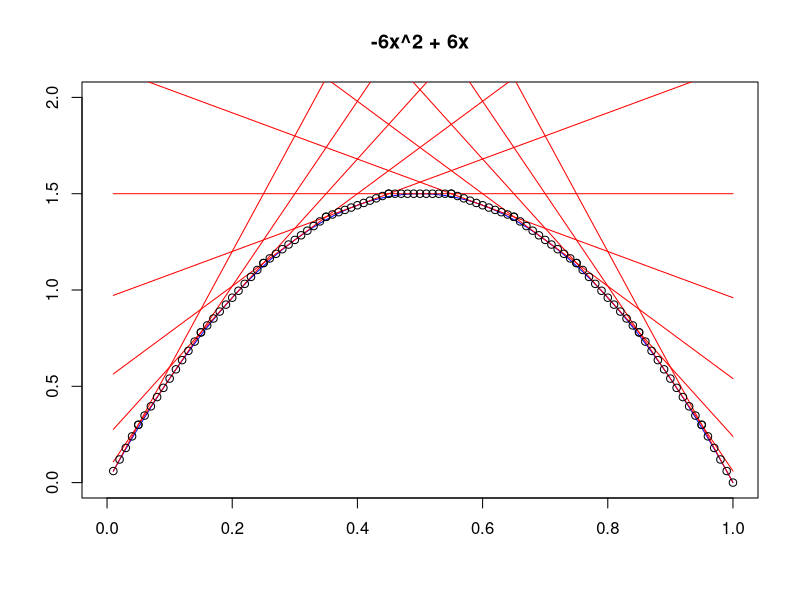

Here is the R script that generated this plot:
plot.new()
plot(1, type="n", xlab="", ylab="", xlim=c(0, 1), ylim=c(0, 2), main = '-6x^2 + 6x')
x0 <-seq(0.01, 1, .01)
y0 <- -6*(x0)^2 + 6*(x0)
lines(x0, y0, col = 'blue')

f<-function(x){
	return (-6*x^2 + 6*x)
}

deriv <-function(x){
	return(-12*x + 6)
}

tangent <-function(x1, slope, x){
	return(slope*x - slope*x1 + f(x1))	
}

tangentdiff <-function(x1, slope1, x2, slope2 ,x){
	return(slope1*x - slope1*x1 + f(x1) -(slope2*x - slope2*x2 + f(x2)))
}

temp<-seq(0,1,.1)

mat <-matrix(, nrow = 11, ncol = 7)


for (n in 1:11){
	mat[n,1] <-temp[n]
	mat[n,2] <- f(temp[n])
	mat[n,3] <- deriv(temp[n])
}

for (n in 1:11){
	lines(x0, tangent(mat[n,1], mat[n,3], x0), col = 'red')
}

mat[1,4] <- 0
mat[1,5] <-0

newarray <- tangentdiff(mat[1,1], mat[1,3], mat[2,1], mat[2, 3], x0)

keep <- 0
for (i in 1:length(newarray)){
	if (newarray[i] == 0){
		keep <- i
	}
}

for (n in 2:11){
	newarray <-tangentdiff(mat[n-1, 1], mat[n-1,3], mat[n,1], mat[n,3], x0)
	keep <- 0
	for (i in 1:length(newarray)){
		if (abs(newarray[i]- 0)< 1e-8){
			keep <-i
			xvalue <- keep*0.01
		}
	}
	mat[n,4] <-xvalue
	mat[n,5] <- tangent(mat[n,1], mat[n,3], mat[n,4])
	points(mat[n,4], mat[n,5])
}

integralval3 <-function(x2, x1, x0, slope){
	return(slope*(x2^2)/2 - slope*x0*x2 -6*(x0^2)*x2 + 6*x0*x2 - (slope*(x1^2)/2 - slope*x0*x1 -6*(x0^2)*x1 + 6*x0*x1))
}


mat[1,6] = 0
mat[1,7] = 0
for (n in 2:11){
	sumbefore <-0
	for (i in n-1){
		sumbefore <- sumbefore+ mat[i,6]
	} 
	curintegral <- integralval3(mat[n,4], mat[n-1,4], mat[n-1,1], mat[n-1,3])
	mat[n,6] <- curintegral
	mat[n,7] <- curintegral + mat[n-1,7]
	
}


lastsection <-integralval3(1, .95, 1, -6)
lastsection

totalarea <- 1.005


envelope <-function(x){
 a <- 0
	ifelse(x <= .05, a <- tangent(0, 6, x), ifelse (x<=.15, a <- tangent(.1,4.8,
	x), ifelse ( x<= .25, a<-tangent(.2, 3.6, x), ifelse(x<=.35, a<-tangent(.3, 2.4,
	x), ifelse(x<=.45, a<-tangent(.4, 1.2, x), ifelse(x<=.55, a<-tangent(.5, 0,x),
	ifelse(x<=.65, a<- tangent(.6, -1.2, x), ifelse(x<=.75, a<-tangent(.7, -2.4,x),
	ifelse(x<=.85, a<-tangent(.8, -3.6, x), ifelse(x<=.95, a<-tangent(.9, -4.8,x),
	a<- tangent(1, -6,x)))))))))))
	
}

envelopey <-envelope(x0)

points(x0, envelopey)

cdf <-function(x){
 a <- 0
	ifelse(x <= .05, a <- integralval3(x,0, 0,6), ifelse (x<=.15, a <- integralval3(x,.05,.1,4.8)
	+.0075, ifelse ( x<= .25, a<-integralval3(x, .15,.2, 3.6)+0.0615, ifelse(x<=.35, a<-integralval3(x, .25, .3, 2.4
	)+.1575, ifelse(x<=.45, a<-integralval3(x,.35,.4, 1.2)+.2835, ifelse(x<=.55, a<-integralval3(x,.45,.5, 0)
	+.4275,ifelse(x<=.65, a<- integralval3(x, .55, .6, -1.2)+.5775, ifelse(x<=.75, a<-
	integralval3(x, .65,.7, -2.4)+.7215, ifelse(x<=.85, a<-integralval3(x, .75, .8, -3.6)+.8475,
	 ifelse(x<=.95, a<-integralval3(x, .85,.9, -4.8)+.9435,
	a<- integralval3(x, .95, 1, -6) + .9975))))))))))
}
#plot.new()
#plot(1, type="n", xlab="", ylab="", xlim=c(0, 1), ylim=c(0, 1), main = 'CDF of Envelope')

#points (x0, cdf(x0))

#points(x0, 6*x0+0, col = 'green')
#points(x0, 4.8*x0+.54 -.1*4.8, col = 'purple')
#points(x0, 3.6*x0 +.96 -.2*3.6, col = 'yellow')

quadform<-function(a,b,c){
value1 <-(-b + sqrt(b*b -4*(a*c))) / (2*a)
value2 <-(-b - sqrt(b*b -4*(a*c))) / (2*a)
#return (c(value1, value2))
return(value1)
}

plotrealx <-function(x){
	a<-0
	ifelse(x<=0.05, a<-quadform(mat[1,3], (mat[1,2]- mat[1,1]*mat[1,3]), -x), 
	ifelse(x<=0.15,
 	a<-quadform(mat[2,3], (mat[2,2]- mat[2,1]*mat[2,3]), -x),
	ifelse(x<= .25, a<-quadform(mat[3,3], (mat[3,2]- mat[3,1]*mat[3,3]), -x),
 	ifelse(x<=.35, a<-quadform(mat[4,3], (mat[4,2]- mat[4,1]*mat[4,3]), -x), 
	ifelse(x<=.45, a<-quadform(mat[5,3], (mat[5,2]- mat[5,1]*mat[5,3]), -x),
	ifelse(x<=.55, a<-runif(1,.45,.55),
	ifelse(x<=.65, a<- quadform(mat[7,3], (mat[7,2]- mat[7,1]*mat[7,3]), -x),
	ifelse(x<=.75, a<-quadform(mat[8,3], (mat[8,2]- mat[8,1]*mat[8,3]), -x), 
	ifelse(x<=.85, a<-quadform(mat[9,3], (mat[9,2]- mat[9,1]*mat[9,3]), -x),
	ifelse(x<=.95, a<-quadform(mat[10,3], (mat[10,2]- mat[10,1]*mat[10,3]), -x),
	a<- quadform(mat[11,3], (mat[11,2]- mat[11,1]*mat[11,3]), -x)))))))))))
	return(a)
	
}
#points(plotrealx(.04), envelope(plotrealx(.04)), col = 'blue')
#points(plotrealx(.34), envelope(plotrealx(.34)), col = 'blue')

#keep<-c()
#for (n in 1:100){
#	currentu <-runif(1,0,1)
#	currentx <-runif(1, 0, 1)
#}


#DOES NOT WORK
#inversecdf<-function(x){
#	a<-0
#	if(x<=0.0075){
#		newx = x-0
#		a <-quadform(mat[1,3], mat[1,2]-mat[1,1]*mat[1,3], -newx)
#		}
#	else{
#	 	a<-0
#	} 
#	return(a)
#}

#inversecdf(.006)
#points(.03162278, .006, col = 'purple')






